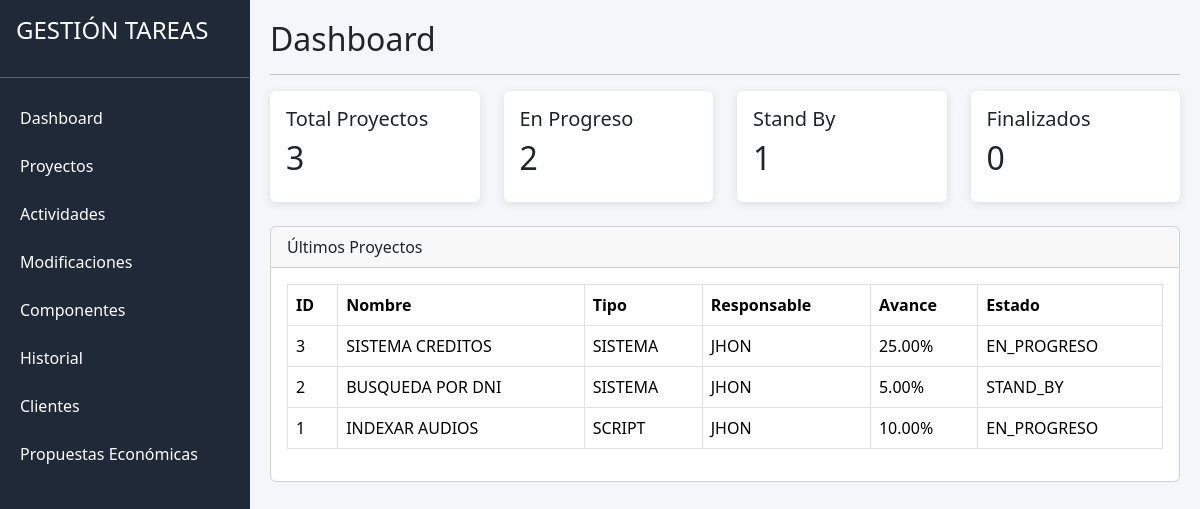
The page / on the database its author committed.
### tables this page shows
CREATE TABLE proyectos (
id INT AUTO_INCREMENT PRIMARY KEY,
cliente_id INT NULL,
nombre VARCHAR(200) NOT NULL,
tipo ENUM(
    'SCRIPT',
    'SISTEMA',
    'LABORATORIO',
    'TALLER'
) NOT NULL,
responsable VARCHAR(100) NOT NULL,
prioridad ENUM(
    'PUEDE_ESPERAR',
    'IMPORTANTE',
    'ALTO',
    'MUY_ALTO'
) DEFAULT 'PUEDE_ESPERAR',
avance DECIMAL(5,2) DEFAULT 0,
fecha_inicio DATE,
fecha_entrega DATE,
estado ENUM(
    'STAND_BY',
    'EN_PROGRESO',
    'FINALIZADO',
    'CANCELADO'
) DEFAULT 'STAND_BY',
carpeta VARCHAR(500),
observaciones TEXT,
created_at TIMESTAMP DEFAULT CURRENT_TIMESTAMP,
FOREIGN KEY (cliente_id)
REFERENCES clientes(id)
ON DELETE SET NULL);

### index.php (the view, shortened to what this page needs)
<?php
require_once 'config/conexion.php';
$totalProyectos = $conexion
->query("SELECT COUNT(*) FROM proyectos")
->fetchColumn();
$enProgreso = $conexion
->query("
SELECT COUNT(*)
FROM proyectos
WHERE estado='EN_PROGRESO'
")
->fetchColumn();
$standBy = $conexion
->query("
SELECT COUNT(*)
FROM proyectos
WHERE estado='STAND_BY'
")
->fetchColumn();
$finalizados = $conexion
->query("
SELECT COUNT(*)
FROM proyectos
WHERE estado='FINALIZADO'
")
->fetchColumn();
$proyectos = $conexion
->query("
SELECT *
FROM proyectos
ORDER BY id DESC
")
->fetchAll(PDO::FETCH_ASSOC);
?>
<!DOCTYPE html>
<html lang="es">
<head>
<link
href="https://cdn.jsdelivr.net/npm/bootstrap@5.3.3/dist/css/bootstrap.min.css"
rel="stylesheet">
</head>
<body>
<div class="sidebar">
    <h4 class="p-3">
        GESTIÓN TAREAS
    </h4>
    <hr>
    <a href="index.php">
        Dashboard
    </a>
    <a href="proyectos/index.php">
        Proyectos
    </a>
    <a href="actividades/index.php">
        Actividades
    </a>
    <a href="modificaciones/index.php">
        Modificaciones
    </a>
    <a href="componentes/index.php">
        Componentes
    </a>
    <a href="historial/index.php">
        Historial
    </a>
    <a href="clientes/index.php">
        Clientes
    </a>
    <a href="propuestas/index.php">
        Propuestas Económicas
    </a>
</div>
<div class="content">
    <h2>
        Dashboard
    </h2>
    <hr>
    <div class="row">
        <div class="col-md-3">
            <div class="card card-dashboard">
                <div class="card-body">
                    <h5>
                        Total Proyectos
                    </h5>
                    <h2>
                        <?= $totalProyectos ?>
                    </h2>
                </div>
            </div>
        </div>
        <div class="col-md-3">
            <div class="card card-dashboard">
                <div class="card-body">
                    <h5>
                        En Progreso
                    </h5>
                    <h2>
                        <?= $enProgreso ?>
                    </h2>
                </div>
            </div>
        </div>
        <div class="col-md-3">
            <div class="card card-dashboard">
                <div class="card-body">
                    <h5>
                        Stand By
                    </h5>
                    <h2>
                        <?= $standBy ?>
                    </h2>
                </div>
            </div>
        </div>
        <div class="col-md-3">
            <div class="card card-dashboard">
                <div class="card-body">
                    <h5>
                        Finalizados
                    </h5>
                    <h2>
                        <?= $finalizados ?>
                    </h2>
                </div>
            </div>
        </div>
    </div>
    <br>
    <div class="card">
        <div class="card-header">
            Últimos Proyectos
        </div>
        <div class="card-body">
            <table
            class="table table-bordered">
                <thead>
                <tr>
                    <th>ID</th>
                    <th>Nombre</th>
                    <th>Tipo</th>
                    <th>Responsable</th>
                    <th>Avance</th>
                    <th>Estado</th>
                </tr>
                </thead>
                <tbody>
                <?php foreach($proyectos as $p): ?>
                <tr>
                    <td>
                        <?= $p['id'] ?>
                    </td>
                    <td>
                        <?= $p['nombre'] ?>
                    </td>
                    <td>
                        <?= $p['tipo'] ?>
                    </td>
                    <td>
                        <?= $p['responsable'] ?>
                    </td>
                    <td>
                        <?= $p['avance'] ?>%
                    </td>
                    <td>
                        <?= $p['estado'] ?>
                    </td>
                </tr>
                <?php endforeach; ?>
                </tbody>
            </table>
        </div>
    </div>
</div>
</body>
</html>

### index.php (style rules this page uses)
body { background:#f4f6f9; }
.sidebar { width:250px; height:100vh; position:fixed; background:#1f2937; color:white; }
.sidebar a { color:white; text-decoration:none; display:block; padding:12px 20px; }
.content { margin-left:250px; padding:20px; }
.card-dashboard { border:none; box-shadow: 0 2px 10px rgba(0,0,0,.1); }

### rows shown on the page
proyectos: id "3", nombre "SISTEMA CREDITOS", tipo "SISTEMA", responsable "JHON", avance "25.00", estado "EN_PROGRESO"
proyectos: id "2", nombre "BUSQUEDA POR DNI", tipo "SISTEMA", responsable "JHON", avance "5.00", estado "STAND_BY"
proyectos: id "1", nombre "INDEXAR AUDIOS", tipo "SCRIPT", responsable "JHON", avance "10.00", estado "EN_PROGRESO"

### other values the page prints
$totalProyectos "3"
$enProgreso "2"
$standBy "1"
$finalizados "0"
